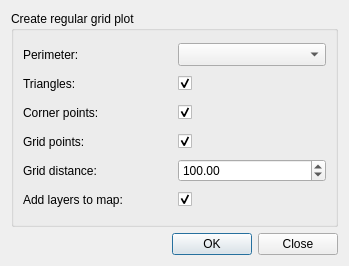
<?xml version="1.0" encoding="UTF-8"?>
<ui version="4.0">
 <class>ExportGridPlot</class>
 <widget class="QDialog" name="ExportGridPlot">
  <property name="geometry">
   <rect>
    <x>0</x>
    <y>0</y>
    <width>349</width>
    <height>266</height>
   </rect>
  </property>
  <property name="windowTitle">
   <string>Export Grid Plot</string>
  </property>
  <layout class="QGridLayout" name="gridLayout_3">
   <item row="0" column="0">
    <widget class="QGroupBox" name="groupBox">
     <property name="title">
      <string>Create regular grid plot </string>
     </property>
     <layout class="QGridLayout" name="gridLayout_2">
      <item row="0" column="0">
       <layout class="QGridLayout" name="gridLayout">
        <item row="0" column="1">
         <widget class="QComboBox" name="cBLayer">
          <property name="minimumSize">
           <size>
            <width>0</width>
            <height>23</height>
           </size>
          </property>
         </widget>
        </item>
        <item row="0" column="0">
         <widget class="QLabel" name="label">
          <property name="text">
           <string>Perimeter: </string>
          </property>
         </widget>
        </item>
        <item row="1" column="0">
         <widget class="QLabel" name="label_2">
          <property name="text">
           <string>Triangles:</string>
          </property>
         </widget>
        </item>
        <item row="2" column="0">
         <widget class="QLabel" name="label_3">
          <property name="text">
           <string>Corner points:</string>
          </property>
         </widget>
        </item>
        <item row="3" column="0">
         <widget class="QLabel" name="label_4">
          <property name="text">
           <string>Grid points: </string>
          </property>
         </widget>
        </item>
        <item row="4" column="0">
         <widget class="QLabel" name="label_5">
          <property name="text">
           <string>Grid distance:</string>
          </property>
         </widget>
        </item>
        <item row="3" column="1">
         <widget class="QCheckBox" name="cBGridPoints">
          <property name="minimumSize">
           <size>
            <width>0</width>
            <height>23</height>
           </size>
          </property>
          <property name="text">
           <string/>
          </property>
          <property name="checked">
           <bool>true</bool>
          </property>
         </widget>
        </item>
        <item row="1" column="1">
         <widget class="QCheckBox" name="cBTriangles">
          <property name="minimumSize">
           <size>
            <width>0</width>
            <height>23</height>
           </size>
          </property>
          <property name="text">
           <string/>
          </property>
          <property name="checked">
           <bool>true</bool>
          </property>
         </widget>
        </item>
        <item row="2" column="1">
         <widget class="QCheckBox" name="cBCornerPoints">
          <property name="minimumSize">
           <size>
            <width>0</width>
            <height>23</height>
           </size>
          </property>
          <property name="text">
           <string/>
          </property>
          <property name="checked">
           <bool>true</bool>
          </property>
         </widget>
        </item>
        <item row="4" column="1">
         <widget class="QDoubleSpinBox" name="sBGridDistance">
          <property name="minimumSize">
           <size>
            <width>0</width>
            <height>23</height>
           </size>
          </property>
          <property name="prefix">
           <string/>
          </property>
          <property name="maximum">
           <double>100000000.000000000000000</double>
          </property>
          <property name="singleStep">
           <double>1.000000000000000</double>
          </property>
          <property name="value">
           <double>100.000000000000000</double>
          </property>
         </widget>
        </item>
        <item row="5" column="0">
         <widget class="QLabel" name="label_6">
          <property name="text">
           <string>Add layers to map:</string>
          </property>
         </widget>
        </item>
        <item row="5" column="1">
         <widget class="QCheckBox" name="cBAddLayers">
          <property name="minimumSize">
           <size>
            <width>0</width>
            <height>23</height>
           </size>
          </property>
          <property name="text">
           <string/>
          </property>
          <property name="checked">
           <bool>true</bool>
          </property>
         </widget>
        </item>
       </layout>
      </item>
     </layout>
    </widget>
   </item>
   <item row="1" column="0">
    <widget class="QDialogButtonBox" name="buttonBox">
     <property name="orientation">
      <enum>Qt::Horizontal</enum>
     </property>
     <property name="standardButtons">
      <set>QDialogButtonBox::Close|QDialogButtonBox::Ok</set>
     </property>
    </widget>
   </item>
  </layout>
 </widget>
 <resources/>
 <connections>
  <connection>
   <sender>buttonBox</sender>
   <signal>accepted()</signal>
   <receiver>ExportGridPlot</receiver>
   <slot>accept()</slot>
   <hints>
    <hint type="sourcelabel">
     <x>248</x>
     <y>254</y>
    </hint>
    <hint type="destinationlabel">
     <x>157</x>
     <y>274</y>
    </hint>
   </hints>
  </connection>
  <connection>
   <sender>buttonBox</sender>
   <signal>rejected()</signal>
   <receiver>ExportGridPlot</receiver>
   <slot>reject()</slot>
   <hints>
    <hint type="sourcelabel">
     <x>316</x>
     <y>260</y>
    </hint>
    <hint type="destinationlabel">
     <x>286</x>
     <y>274</y>
    </hint>
   </hints>
  </connection>
 </connections>
</ui>
